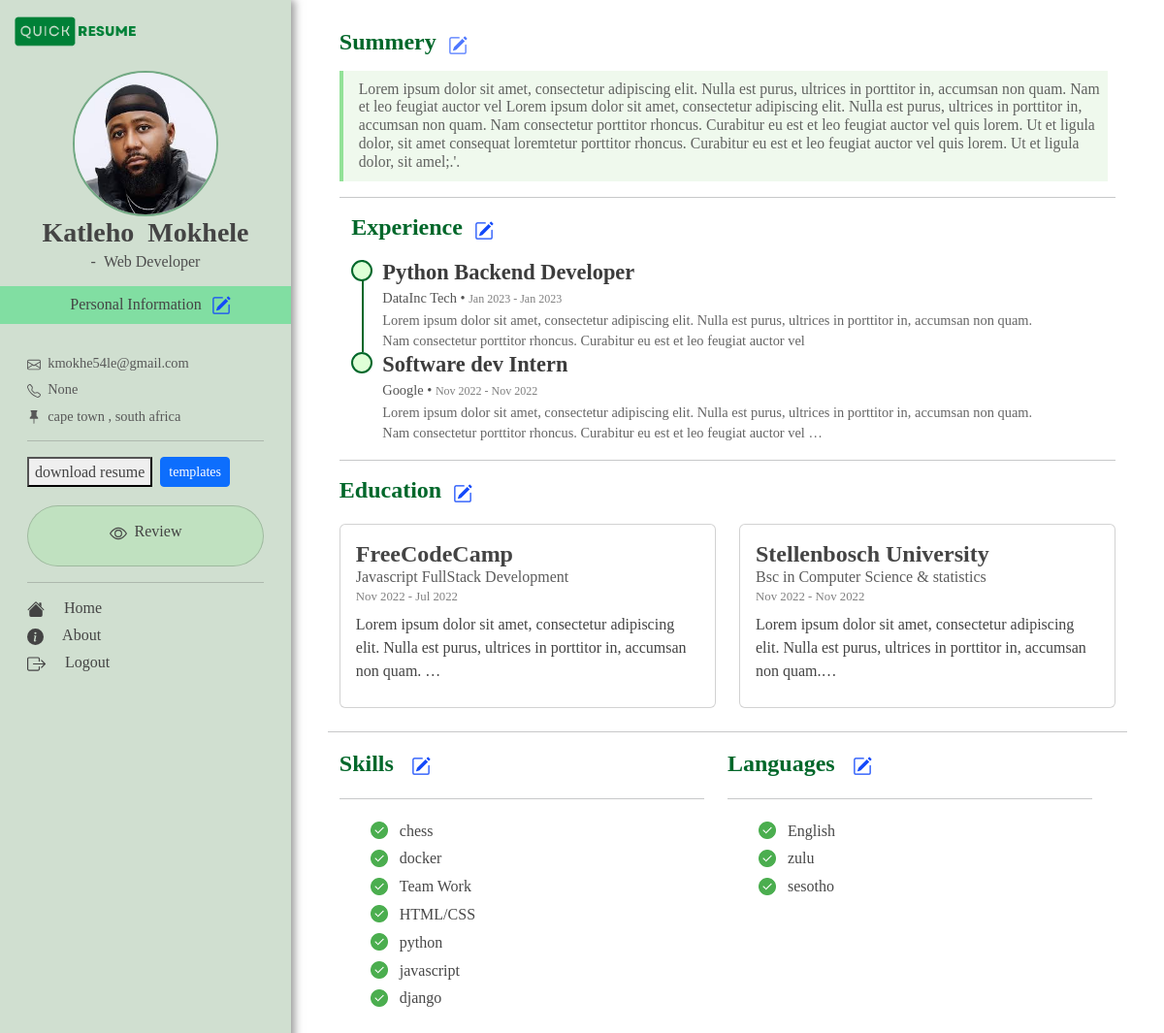
/profile/ (signed in), run on the app's committed database.
### profiles_app/models.py (models this page shows, shortened)
class Profile(models.Model):
    user = models.ForeignKey(User, on_delete=models.CASCADE ,default=1 ) # this has the username inside
    first_name = models.CharField(max_length=200)
    last_name = models.CharField(max_length=200)
    job_title = models.CharField(max_length=200,default="")
    email = models.EmailField()
    cell = models.CharField(max_length=15,null=True, default="-")
    bio = models.TextField( default=" write your professional summery here ")
    avatar = models.ImageField(null=True, upload_to="avatars", blank=True , default='default.png')
    gender_choice = (
        ("male", "Male"),
        ("Female", "Female"),
    )
    location = models.CharField(max_length=300, default="-")
    linkedin_link = models.URLField(null=True, blank=True)
    twitter_link = models.URLField(null=True, blank=True)
    github_link = models.URLField(null=True, blank=True)
    personal_link = models.URLField(null=True, blank=True)

class Experience(models.Model):
    profile = models.ForeignKey(Profile, on_delete=models.CASCADE)
    job_title = models.CharField(max_length=200)
    job_description = models.TextField()
    company_name = models.CharField(max_length=100)
    start_date = models.DateField(null=True, blank=True)
    end_date = models.DateField(null=True, blank=True)

class Education(models.Model):
    profile = models.ForeignKey(Profile, on_delete=models.CASCADE )
    institution_name = models.CharField(max_length=200)
    qualification_name = models.CharField(max_length=200)
    education_description = models.TextField()
    start_date = models.DateField(null=True, blank=True)
    end_date = models.DateField(null=True, blank=True)

class Skills(models.Model):
    profile = models.ForeignKey(Profile, on_delete=models.CASCADE )
    skill_name = models.CharField(max_length=100)

class Languages(models.Model):
    profile = models.ForeignKey(Profile, on_delete=models.CASCADE )
    language_name = models.CharField(max_length=200)

### main_app/views.py (the view)
# urls.py: path('profile/', views.index , name = 'index'),
@login_required
def index(request):
    logged_in_user = Profile.objects.get(user = request.user)
    profile = Profile.objects.get(user=request.user)
    experiences = Experience.objects.filter(profile = profile)[::-1]
    educations = Education.objects.filter(profile = profile)[::-1]
    skills = Skills.objects.filter(profile__user = request.user)[::-1]
    languages = Languages.objects.filter(profile = profile)[::-1]
    add_language_form = LanguagesForm()
    if request.method != 'POST':
        personal_info_form = ProfileForm(instance = profile )
    else:
        personal_info_form = ProfileForm( request.POST, request.FILES , instance = profile )
        if personal_info_form.is_valid():
            personal_info_form.save()
            return redirect("main_app:index")
    context = {
        "profile":profile,
        "experiences":experiences,
        "educations":educations,
        "languages":languages,
        "personal_info_form":personal_info_form,
        "skills":skills,
        "add_language_form":add_language_form,
        }
    return render(request, 'main_app/index.html', context)

### main_app/context_processors.py (called while the page is built)
def data(request):
       try:
              profile = Profile.objects.get(user=request.user)
              return {
              "profile":profile
              }
       except:
              profile = ""
              return {"profile":profile}

### main_app/templates/main_app/index.html (shortened to what this page needs)
{% extends "main_app/base.html" %}
{% load bootstrap5 %}
{% load static %}
{% load skill_tag %}
{% block content %}
<div class="container-fluid" style="width: 100%;">
<body style="background-color: rgb(255, 255, 255); ">
<section >
<div class="row">
<div class="col-md-4 col-lg-3" id="personal_info_container">
    {% include 'main_app/sidebar.html' %}
</div>
<div class="col-md-8  col-lg-9" style="background-color: #ffffff85;">
<div   id="my_margin" style="margin: 0.5cm 1cm 1cm 1cm;" >
<div   id="full_details"  >
    <div class="row">
            <div class="col-12">
                <h4 style="margin-bottom: 0.9rem;margin-top: 10px;"> <b style="color: #00672A;">Summery  </b>
                    <button onclick="personalFunction()" style="color:#4d77ff;background: none;border: none;font-size: 1rem; font-weight: 500;">
                    </button>
                <div id="summery"  style="border-left: 4px solid rgba(4, 189, 22, 0.397);background-color: #22ac0012;width: 99%; ">
                <div  >
                    <h6 class="lead" style="font-size: 0.98rem;margin-left: 16px;margin-right: 6px;padding-top: 10px;padding-bottom: 10px;color: #434242d3;">{{profile.bio}} </h6>
                </div>
                </div>
                <hr>
            <div class="row">    &nbsp;&nbsp;&nbsp;
                <div class="col-lg-11 col-12">
                    <h4 style="margin-bottom: 1.2rem;"> <b style="color: #00672A;"> Experience</b>
                        <button onclick="experiencesFunction()" style="color:#1349fa;background: none;border: none;font-size: 1rem; font-weight: 500;">
                        </button>
                    </h4>
                    <div class="timeline">
                    {% for experience in experiences %}
                        <div class="timeline-wrapper">
                            <div class="timeline-yr">
                            </div>
                            <div class="timeline-info">
                                <h3 style="font-size: 1.4rem !important;color:rgb(60, 60, 60);font-weight:600 ; margin-bottom: 0.1cm;"><span>{{experience.job_title}}</h3>
                                <h6 style="margin-top: 0cm;font-size: 0.9rem !important;  color:rgb(84, 84, 84);margin-bottom: 0.1cm;" >{{experience.company_name}} &bull; <span style="color: gray;font-size:0.75rem;margin-bottom: 0.1cm;"> {{experience.start_date|date:"M Y" }} - {{experience.end_date|date:"M Y" }} </span>  </h6>
                                <p style="color: rgb(101, 101, 101);margin-bottom: 0cm;font-size: 0.9rem">{{experience.job_description|truncatechars:200}}</p>
                            </div>
                        </div>
                        {% endfor %}
                </div>
                </div>
        </div>
        <hr>
        <h4 style="margin-bottom: 1.2rem;"> <b style="color:#00672A;"> Education </b>
                <span>
                    <button onclick="educationFunction()" style="color:#1349fa;background: none;border: none;font-size: 1rem; font-weight: 500;">
                    </button>
                </span>
    </h4>
    <div class="row">
        {% for education in educations %}
            <div class="col-lg-6 col-12">
                    <div class=" card card-body"   id="education_card" style="height:190px">
                    <h4 style="margin-bottom: 0cm;">  <strong>  {{education.institution_name}}  </strong></h5>
                    <h6 style="color: rgb(92, 92, 92);font-size:1rem;margin-bottom: 0.1cm;">  {{education.qualification_name}}    </h6>
                    <h6 style="color: gray;font-size: 0.8rem; ">   {{education.start_date|date:"M Y" }} - {{education.end_date|date:"M Y" }}</h6>
                        <p> {{education.education_description|truncatechars:120}} </p>
                    </div>
                    <br>
                </div>
                {% endfor %}
    </div>
</div>
<hr>
<div class="row">
    <div id="skill_list" class="col-12  col-md-6 ">
        <h4> <b style="color:#00672A;"> Skills</b>
            <a href="{% url 'main_app:add_skill' %}" class="btn" style="color:#1349fa;background: none;border: none;font-size: 1rem; font-weight: 500;">
            </a>
        </h4>
        <hr>
        <ul>
            {% for skill in skills %}
                <h3 style="margin-bottom: 0cm;font-size: 1.5rem"> <img  height="18" width="18" src="{% static 'images/icons/greentick.png' %}" alt="no pic">&nbsp; <span style="color: rgb(71, 71, 71);font-size: 1rem"> {{skill.skill_name}} </span></h3>
            {% endfor %}
        </ul>
    </div>
    <div class="col-12 col-md-6  ">
        <h4> <b style="color:#00672A;"> Languages </b>
            <a href="{% url 'main_app:add_language' %}" class="btn" style="color:#1349fa;background: none;border: none;font-size: 1rem; font-weight: 500;">
            </a>
        </h4>
        <hr>
        <ul>
            {% for language in languages %}
        <h3 style="margin-bottom: 0cm;font-size: 1.5rem"> <img  height="18" width="18" src="{% static 'images/icons/greentick.png' %}" alt="no pic">&nbsp; <span style="color: rgb(71, 71, 71);font-size: 1rem">  {{language.language_name}}  </span></h3>
        {% endfor %}
        </ul>
    </div>
</div>
    </div>
</div>
</div>
</div>
</div>
</section>
</body>
</div>
{% endblock content %}

### main_app/templates/main_app/sidebar.html (shortened to what this page needs)
{% load static %}
<div class="row">
    <div class="col-8">
        <a  class="d-flex   justify-content-start"    style="text-decoration: none;margin-top: 15px;" href="{% url 'main_app:index' %}">
            <img   style="width:130px" src="{% static 'images/icons/logo-dark.png'  %}" alt="">
        </a>
    </div>
</div>
<br>
<center>
<img style="width:150px;height: 150px;border: 2px solid #00672974;" class="img-fluid rounded-circle" src="{{profile.avatar.url}}" alt="">
<h3  style="margin-bottom: 0.2rem;"> <strong> {{profile.first_name}} &nbsp;{{profile.last_name}} </strong> </h3>
<h6 style="color: rgb(78, 78, 78);margin-bottom: 1rem">- &nbsp;{{profile.job_title}}</h6>
<div class="row" style="background-color:#00da5761; margin-bottom: 1rem;">
<h6 style=" margin: 0.5rem;font-weight: 500;">Personal Information <button onclick="personalFunction()" style="color:#1349fa;background: none;border: none;font-size: 1rem; font-weight: 500;">
</button></h6>
</div>
</center>
<div style="margin: 1rem">
<h6 style="font-size: 0.9rem;color: #585858;margin-bottom:10px;"> &nbsp;{{profile.email}}</h6>
<h6 style="font-size: 0.9rem;color: #585858;margin-bottom:10px;"> &nbsp;{{profile.cell}} <h6>
<h6 style="font-size: 0.9rem;color: #585858;margin-bottom:10px;"> &nbsp;{{profile.location}}<h6>
<hr>
<div class="col">
<div class="d-flex">
    <button type="button" class="btn-outline-primary btn-sm " data-bs-toggle="modal" data-bs-target="#exampleModal">
        download resume
    </button>
    <a  class="btn btn-primary btn-sm" href="{% url 'main_app:templates_list'  %}" >templates</a>
</div>
<br>
<a  href="{% url 'main_app:index' %}"  onclick="full_detailsFunction()" style="color:#333333;background: none;border: none;font-size: 1rem;font-weight: 500;text-decoration: none;">
<div    id = "details-option" class="card card-body rounded-pill   " style="background-color: rgba(9, 255, 0, 0.075)">
    <div class="d-flex  justify-content-center">
        <h6>
        </h6>
        <h6 style="font-weight: 500;">
                &nbsp; Review
        </h6>
    </div>
</div>
</a>
<div class="d-none d-md-block">
<hr>
<h6 style="margin-right: 1rem;">  <a  style="text-decoration: none;" href="{% url 'main_app:index' %}"> &nbsp; &nbsp; Home </a>
</h6>
<h6 style="margin-right: 1rem;">  <a style="text-decoration: none;" href="{%    url 'main_app:landing_page' %}">  &nbsp; &nbsp; About </a>
</h6>
<h6 style="margin-right: 1rem;">  <a style="text-decoration: none;" href="{%   url 'profiles_app:logout'  %}">  &nbsp; &nbsp; Logout</a>
</h6>
</div>
</div>
</div>

### static/css/index.css (style rules this page uses)
#personal_info_container { background-color: rgba(1, 80, 0, 0.184) !important; box-shadow: 4px 0 8px rgb(50, 50, 50); }
a { text-decoration: none; }
.timeline-wrapper { position: relative; }
.timeline-wrapper:last-child:before { height: 0; }
.timeline-wrapper:before { content: ""; background: #00672A; width: 1.4px; height: 100%; position: absolute; left: 11px; }
.timeline-yr { background: #deffd7; border: 2px solid #00672A; border-radius: 100%; position: absolute; width: 22px; height: 22px; line-height: 50px; text-align: center; }
.timeline-info { display: inline-block; vertical-align: top; max-width: 100% !important; margin-left: 2em; }

### main_app/templates/main_app/base.html (style rules this page uses)
p, h1, h2, h3, h4, h5, h6, button, a, li { font-family:poppins; color: #444444 ; }

### data on the page
Profile: avatar (picture), first_name "Katleho", last_name "Mokhele", job_title "Web Developer", email "kmokhe54le@gmail.com", cell "None", location "cape town , south africa", bio "Lorem ipsum dolor sit amet, consectetur adipiscing elit. Nulla est purus, ultrices in porttitor in, accumsan non quam. Nam et leo feugiat auctor vel Lorem ipsum dolor sit amet, consectetur adipiscing elit. Nulla est purus, ultrices in porttitor in, accumsan non quam. Nam consectetur porttitor rhoncus. Curabitur eu est et leo feugiat auctor vel quis lorem. Ut et ligula dolor, sit amet consequat loremtetur porttitor rhoncus. Curabitur eu est et leo feugiat auctor vel quis lorem. Ut et ligula dolor, sit amel;.'."
Experience: job_title "Python Backend Developer", company_name "DataInc Tech", start_date "Jan 2023", end_date "Jan 2023", job_description "Lorem ipsum dolor sit amet, consectetur adipiscing elit. Nulla est purus, ultrices in porttitor in, accumsan non quam. Nam consectetur porttitor rhoncus. Curabitur eu est et leo feugiat auctor vel"
Experience: job_title "Software dev Intern", company_name "Google", start_date "Nov 2022", end_date "Nov 2022", job_description "Lorem ipsum dolor sit amet, consectetur adipiscing elit. Nulla est purus, ultrices in porttitor in, accumsan non quam. Nam consectetur porttitor rhoncus. Curabitur eu est et leo feugiat auctor vel …"
Education: institution_name "FreeCodeCamp", qualification_name "Javascript FullStack Development", start_date "Nov 2022", end_date "Jul 2022", education_description "Lorem ipsum dolor sit amet, consectetur adipiscing elit. Nulla est purus, ultrices in porttitor in, accumsan non quam. …"
Education: institution_name "Stellenbosch University", qualification_name "Bsc in Computer Science & statistics", start_date "Nov 2022", end_date "Nov 2022", education_description "Lorem ipsum dolor sit amet, consectetur adipiscing elit. Nulla est purus, ultrices in porttitor in, accumsan non quam.…"
Skills: skill_name "chess"
Skills: skill_name "docker"
Skills: skill_name "Team Work"
Skills: skill_name "HTML/CSS"
Skills: skill_name "python"
Skills: skill_name "javascript"
Skills: skill_name "django"
Languages: language_name "English"
Languages: language_name "zulu"
Languages: language_name "sesotho"
